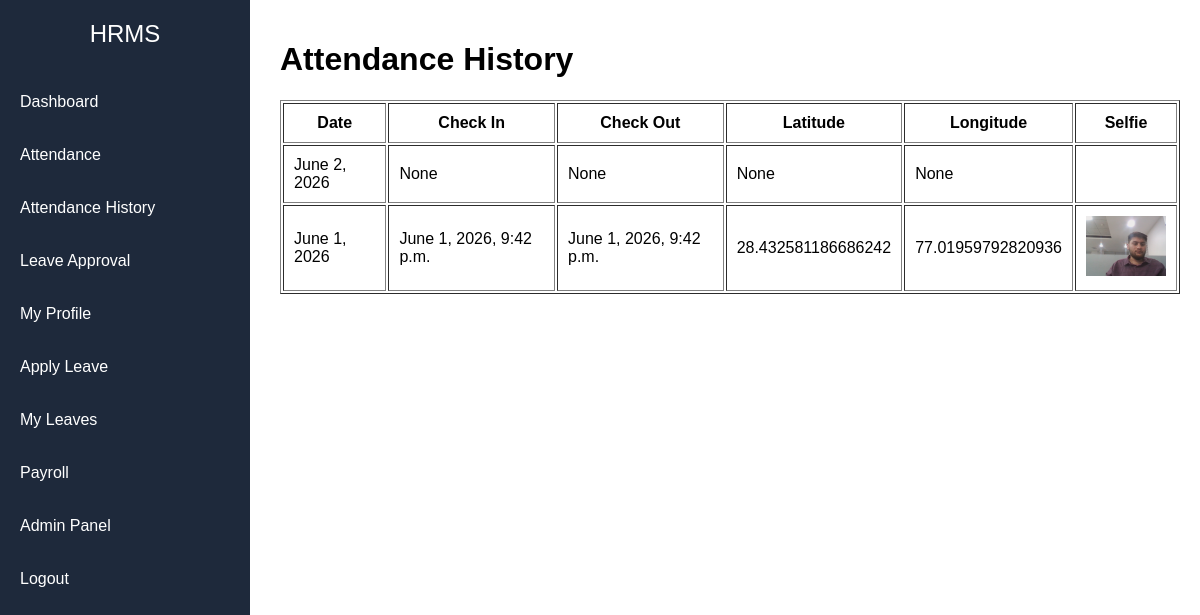
The app's page /attendance-history/ (signed in), older data.
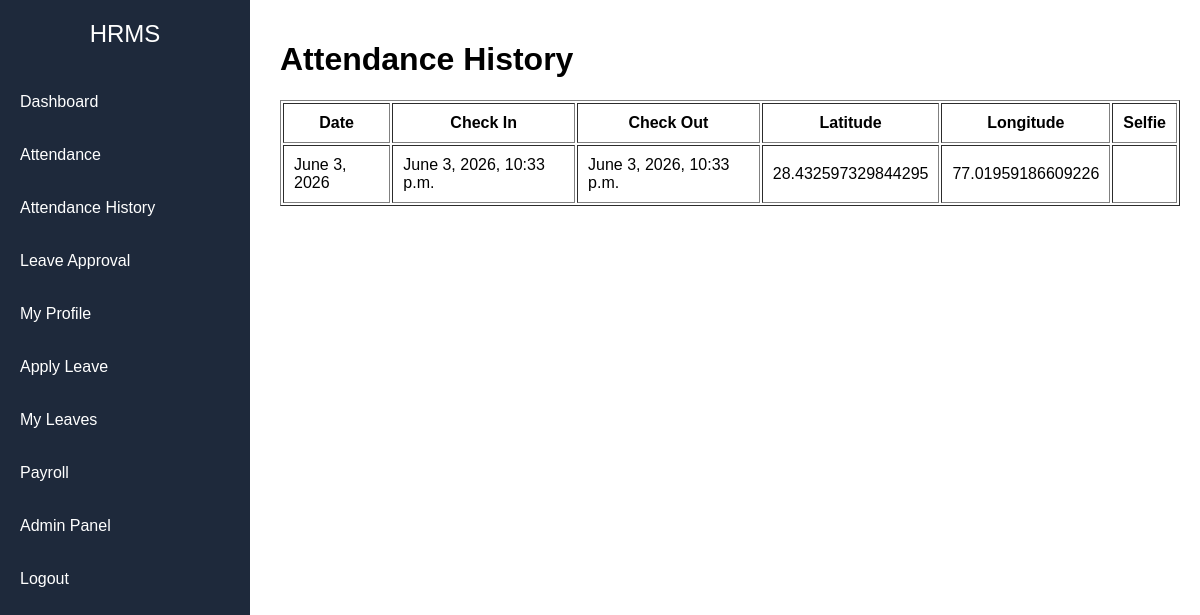
The same page, newer data.
### attendance/models.py (models this page shows, shortened)
class Attendance(models.Model):
    employee = models.ForeignKey(
        Employee,
        on_delete=models.CASCADE
    )
    date = models.DateField()
    check_in = models.DateTimeField(
        null=True,
        blank=True
    )
    check_out = models.DateTimeField(
        null=True,
        blank=True
    )
    latitude = models.CharField(
        max_length=100,
        null=True,
        blank=True
    )
    longitude = models.CharField(
        max_length=100,
        null=True,
        blank=True
    )
    location_name = models.CharField(
        max_length=500,
        null=True,
        blank=True
    )
    selfie = models.ImageField(
        upload_to='attendance_selfies/',
        null=True,
        blank=True
    )
    checkout_latitude = models.CharField(
        max_length=100,
        null=True,
        blank=True
    )
    checkout_longitude = models.CharField(
        max_length=100,
        null=True,
        blank=True
    )
    checkout_location_name = models.CharField(
        max_length=500,
        null=True,
        blank=True
    )
    checkout_selfie = models.ImageField(
        upload_to='checkout_selfies/',
        null=True,
        blank=True
    )
    status = models.CharField(
        max_length=20,
        default='Present'
    )

### accounts/views.py (the view)
@login_required
def attendance_history(request):
    employee = Employee.objects.get(
        user=request.user
    )
    records = Attendance.objects.filter(
        employee=employee
    ).order_by(
        '-date'
    )
    return render(
        request,
        'attendance_history.html',
        {
            'records': records
        }
    )

### templates/attendance_history.html
{% extends 'base.html' %}
{% block content %}
<h1>Attendance History</h1>
<table border="1" cellpadding="10">
<tr>
<th>Date</th>
<th>Check In</th>
<th>Check Out</th>
<th>Latitude</th>
<th>Longitude</th>
<th>Selfie</th>
</tr>
{% for row in records %}
<tr>
<td>
{{ row.date }}
</td>
<td>
{{ row.check_in }}
</td>
<td>
{{ row.check_out }}
</td>
<td>
{{ row.latitude }}
</td>
<td>
{{ row.longitude }}
</td>
<td>
{% if row.selfie %}
<img
    src="{{ row.selfie.url }}"
    width="80">
{% endif %}
</td>
</tr>
{% endfor %}
</table>
{% endblock %}

### templates/base.html (shortened to what this page needs)
<!DOCTYPE html>
<html>
<head>
</head>
<body>
<div class="sidebar">
<div class="logo">
HRMS
</div>
<a href="/admin-dashboard/">
Dashboard
</a>
<a href="/employee-dashboard/">
Attendance
</a>
<a href="/attendance-history/">
Attendance History
</a>
<a href="/leave/approval/">
Leave Approval
</a>
<a href="/profile/">
My Profile
</a>
<a href="/leave/apply/">
Apply Leave
</a>
<a href="/leave/my-leaves/">
My Leaves
</a>
<a href="/payroll/">
Payroll
</a>
<a href="/admin/">
Admin Panel
</a>
<a href="/">
Logout
</a>
</div>
<div class="content">
{% block content %}
{% endblock %}
</div>
</body>
</html>

### templates/base.html (style rules this page uses)
body { margin:0; font-family:Arial; }
.sidebar { width:250px; height:100vh; background:#1e293b; position:fixed; left:0; top:0; padding-top:20px; }
.sidebar a { display:block; color:white; text-decoration:none; padding:15px; margin:5px; }
.content { margin-left:260px; padding:20px; }
.logo { color:white; text-align:center; font-size:24px; margin-bottom:30px; }

Row changes from the older to the newer data that the page shows:
removed Attendance: date "June 2, 2026", check_in "None", check_out "None", latitude "None", longitude "None"
removed Attendance: date "June 1, 2026", check_in "June 1, 2026, 9:42 p.m.", check_out "June 1, 2026, 9:42 p.m.", latitude "28.432581186686242", longitude "77.01959792820936", selfie (picture)
added Attendance: date "June 3, 2026", check_in "June 3, 2026, 10:33 p.m.", check_out "June 3, 2026, 10:33 p.m.", latitude "28.432597329844295", longitude "77.01959186609226"
